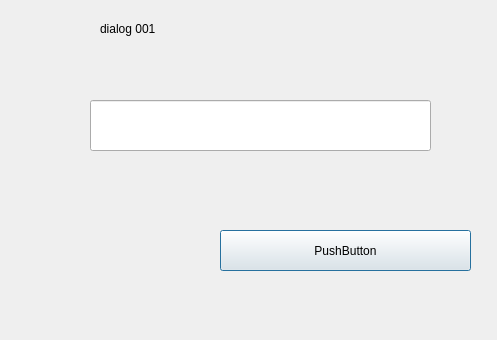
<?xml version="1.0" encoding="UTF-8"?>
<ui version="4.0">
 <class>Dialog001</class>
 <widget class="QDialog" name="Dialog001">
  <property name="geometry">
   <rect>
    <x>0</x>
    <y>0</y>
    <width>497</width>
    <height>340</height>
   </rect>
  </property>
  <property name="windowTitle">
   <string>Dialog</string>
  </property>
  <widget class="QLineEdit" name="lineEdit">
   <property name="geometry">
    <rect>
     <x>90</x>
     <y>100</y>
     <width>341</width>
     <height>51</height>
    </rect>
   </property>
  </widget>
  <widget class="QLabel" name="label">
   <property name="geometry">
    <rect>
     <x>100</x>
     <y>20</y>
     <width>67</width>
     <height>17</height>
    </rect>
   </property>
   <property name="text">
    <string>dialog 001</string>
   </property>
  </widget>
  <widget class="QPushButton" name="pushButton">
   <property name="geometry">
    <rect>
     <x>220</x>
     <y>230</y>
     <width>251</width>
     <height>41</height>
    </rect>
   </property>
   <property name="text">
    <string>PushButton</string>
   </property>
  </widget>
 </widget>
 <resources/>
 <connections/>
</ui>
